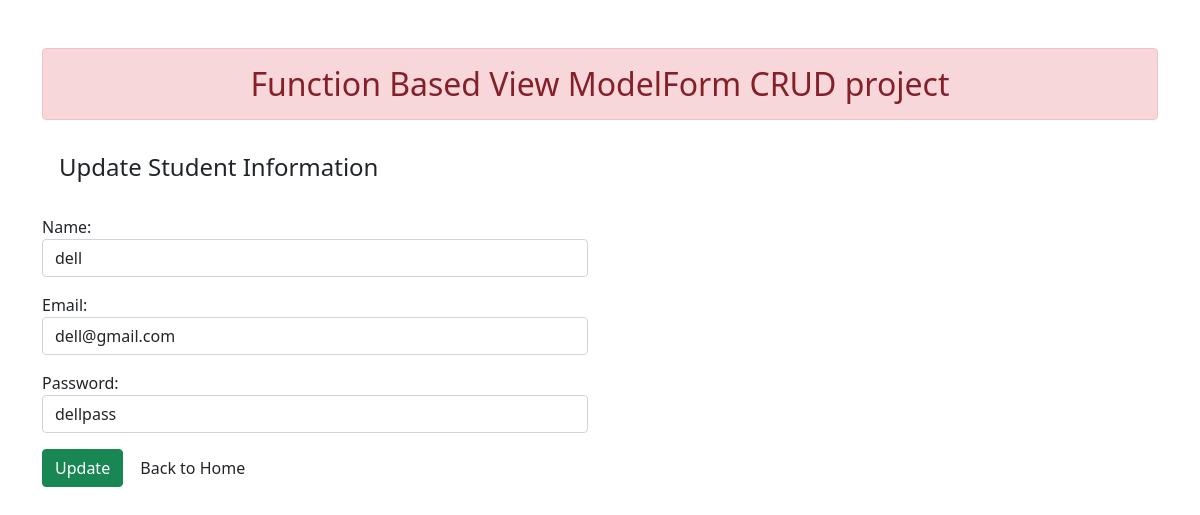
Page /10/ on the committed database.
### enroll/models.py (models this page shows)
class User(models.Model):
    name = models.CharField(max_length= 70)
    email = models.EmailField(max_length= 70)
    password = models.CharField(max_length= 70)

### enroll/views.py (the view)
# urls.py: path("<int:id>/", views.update_data, name='updatedata'),
def update_data(request, id):
    if request.method == 'POST':
        pi = User.objects.get(pk=id)
        fm = StudentRegistraion(request.POST, instance=pi)
        if fm.is_valid():
            fm.save()
        return render(request, 'enroll/updatestudent.html', {'form': fm})
    else:
        pi = User.objects.get(pk=id)
        fm = StudentRegistraion(instance=pi)
        return render(request, 'enroll/updatestudent.html', {'form': fm})

### enroll/forms.py
class StudentRegistraion(forms.ModelForm):
    class Meta:
        model = User
        fields = ['name', 'email', 'password']
    def __init__(self, *args, **kwargs):
        super().__init__(*args, **kwargs)
        self.fields['name'].widget.attrs.update(
            {'class': 'form-control', })
        self.fields['email'].widget.attrs.update(
            {'class': 'form-control'})
        self.fields['password'].widget.attrs.update(
            {'class': 'form-control'})

### enroll/templates/enroll/updatestudent.html
{% extends 'enroll/base.html' %} {% block content %}
<div class="row">
  <div class="col-sm-6">
    <h4 class="alert" alert-info>Update Student Information</h4>
    <form action="" method="POST">
      {% csrf_token %} {{form.as_p}}
      <input type="submit" class="btn btn-success" value="Update" />
      <a href="{% url 'addandshow'%}" class="btn" btn-info>Back to Home</a>
    </form>
  </div>
</div>
{% endblock content %}

### rows in the picture
User: name "dell", email "dell@gmail.com", password "dellpass"
